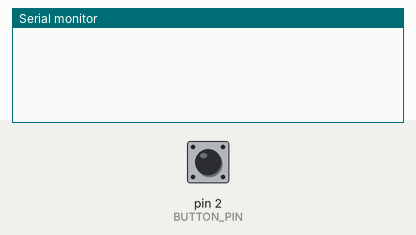
This sketch was run on a simulated Arduino Uno, built with avr-gcc and run on an emulated ATmega328P. Parts: the last lines printed to the serial monitor. The inputs (shaded band) are chosen by the test bench; at power-on: pin 2 (BUTTON_PIN) LOW.

Above: at 1.2 s.
1.3 s: pin 2 (BUTTON_PIN) pulled HIGH for 0.15 s
At 1.43 s:
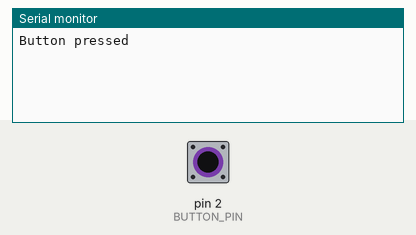
At 2.7 s:
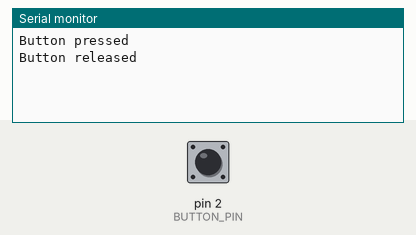

The sketch:

pushButton_Debounce.ino
```cpp
#define BUTTON_PIN 2

unsigned long lastTimeButtonChanged = millis();
unsigned long debounceDelay = 30;

byte buttonState = LOW;


void setup() {
  Serial.begin(115200);
  pinMode(BUTTON_PIN, INPUT);


}

void loop() {
  unsigned long timeNow = millis();
  if (timeNow - lastTimeButtonChanged > debounceDelay) {
     byte newButtonState = digitalRead(BUTTON_PIN);
     if (newButtonState != buttonState) {
      lastTimeButtonChanged = timeNow;
      buttonState = newButtonState;
       if (buttonState == HIGH) {
      Serial.println("Button pressed");
    }
    else{
      Serial.println("Button released");
    }
   }
  }
}


   
```

Measured:
- after the input at 1.3 s, the serial monitor: prints a new line at once (image 1)
